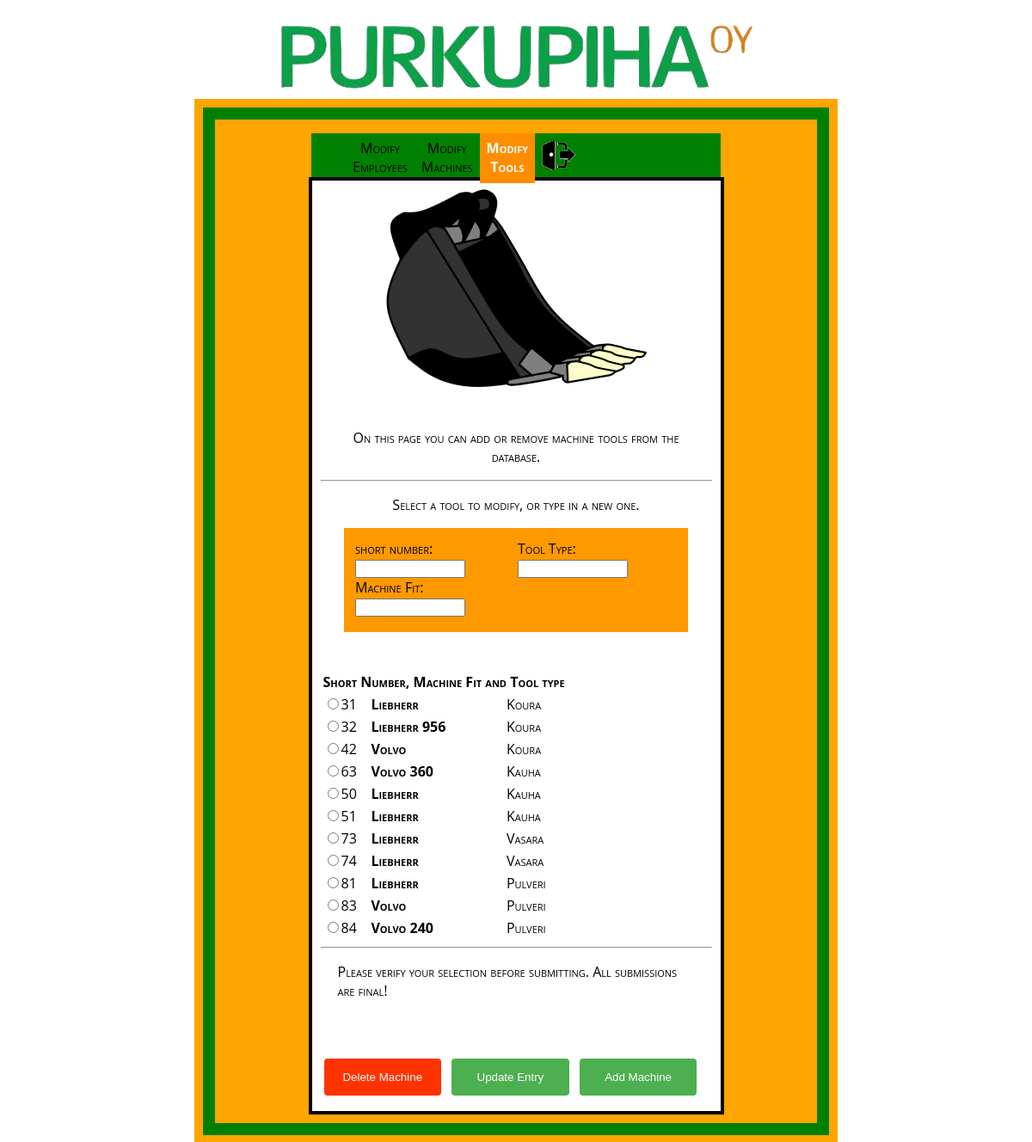
Page /combined_tools.php (signed in) on the committed database.
### tables this page shows
CREATE TABLE bigmachinetools (
	id int AUTO_INCREMENT PRIMARY KEY,
	tooltype varchar(120) NOT NULL,
	machinefit varchar(60),
	shortref int
);

### combined_tools.php (the view, shortened to what this page needs)
<!DOCTYPE html>
<html lang="en">
	<head>
		<link rel="stylesheet" type="text/css" href="newstyle.css">
	</head>
	<body>
	</body>
	<div class="logo">
<a href="index.php"><img class="purkupihaoy" src="images/ppoy.png"></a>
	</div>
<div class="mainbox">
	<div class="nav">
		<ul>
			<li><a href="combined_employee.php">Modify<br>Employees</a></li>
		  <li><a href="combined_machine.php">Modify<br>Machines</a></li>
		  <li><a class="active" href="combined_tools.php">Modify<br>Tools</a></li>
			<li><a href="logout.php"><img class="logout" src="images/logout.png" width="40"></a></li>
		</ul>
	</div>
<div class="form">
 <form action = "<?php echo htmlentities($_SERVER['PHP_SELF']); ?>" method = "post">
	  <div class="machine">
	<img src="images/bucket.png" class="machine"><br>
	  </div><br>
<p align="center">On this page you can add or remove machine tools from the database.</p>
	<hr>
<?php
require_once "connect.php";
echo '<div align="center">';
echo '<p align="center">Select a tool to modify, or type in a new one.</p>';
echo '<table border=0 style="background:#ff9900;padding:10px 10px 15px 10px"><tr>';
echo '<td valign="top">';
echo '<label>short number:</label><br>';
echo '<input type="text" value="" name="newshort" id="newshort" /><br>';
echo '<label>Machine Fit:</label><br>';
echo '<input type="text" value="" name="newmake" id="newmake" /><br>';
echo '</td>';
echo '<td valign="top">';
echo '<label>Tool Type:</label><br>';
echo '<input type="text" value="" name="message" id="message" maxlength="35"/>';
echo '</td></tr></table>';
echo '</div>';
echo '<br><br>';
				$query = "SELECT * FROM bigmachinetools";
				$result = mysqli_query($dbc, $query);
				echo '<table border=0><th colspan="2">Short Number, Machine Fit and Tool type</th>';
				while ($row = mysqli_fetch_array($result))	{
					echo '<tr><td><input type="radio" value="' .$row['id'] . '" name="serviced[]" />';
					echo $row['shortref'];
					echo '<strong>&nbsp;&nbsp;';
					echo ' &nbsp;' . $row['machinefit'];
					echo '</strong>';
					echo '</td><td>';
					echo ' ' . $row['tooltype'];
					echo '</td></tr>';
				}
echo '</table>';
echo '<hr>';
echo '<p>Please verify your selection before submitting. All submissions are final!</p><br><br>';
	?>
<input type="submit" name="submit" value="Delete Machine" style="background:#ff3300;">
<input type="submit" name="updatetable" value="Update Entry">
<input type="submit" name="addnewmachine" value="Add Machine">
</form>
</div>
</div>
</html>

### newstyle.css (style rules this page uses)
body { color: black; background-color: white; font-size: 100%; 2.5em; font-variant: small-caps; font-weight: 400; font-family: Open Sans,sans-serif; }
p { margin-left: 20px; margin-right: 20px; }
img.purkupihaoy { padding-bottom: 10px; margin-left: auto; margin-right: auto; max-width: 80%; height: auto; display: block; padding: 15px; }
img.machine { display: block; margin-left: auto; margin-right: auto; height: auto; }
div.logo { margin: auto; max-width: 700px; min-width: 468px; height: auto; }
div.mainbox { border: solid green 14px; outline: solid orange 10px; max-width: 700px; min-width: 590px; height: 80%; background-color: orange; margin: auto; }
div.nav { margin: auto; max-width: 68%; min-width: 438px; min-height: 70px; max-height: 20%; position: bottom; background-color: black; }
div.form { margin: auto; margin-top: -19px; margin-bottom: 10px; border: solid black 4px; max-width: 65%; min-width: 428px; position: top; background-color: white; padding: 10px; }
div.machine { margin: auto; max-width: 80%; height: 240px; border: 0px; background: no-repeat center; }
input { color: lightgray; }
input[type=text] { width: 65%; }
input[type=submit] { width: 30%; background-color: #4CAF50; color: white; padding: 14px 20px; margin: 8px 4px; border: none; border-radius: 4px; cursor: pointer; }
ul { list-style-type: none; overflow: hidden; background-color: green; position: bottom; }
li { float: left; }
li a { display: block; color: black; text-align: center; padding: 6px 8px 8px 8px; text-decoration: none; }
.active { background-color: #ff8d00; color: white; font-weight: bold; }

### rows in the picture
bigmachinetools: shortref "31", machinefit "Liebherr", tooltype "Koura"
bigmachinetools: shortref "32", machinefit "Liebherr 956", tooltype "Koura"
bigmachinetools: shortref "42", machinefit "Volvo", tooltype "Koura"
bigmachinetools: shortref "63", machinefit "Volvo 360", tooltype "Kauha"
bigmachinetools: shortref "50", machinefit "Liebherr", tooltype "Kauha"
bigmachinetools: shortref "51", machinefit "Liebherr", tooltype "Kauha"
bigmachinetools: shortref "73", machinefit "Liebherr", tooltype "Vasara"
bigmachinetools: shortref "74", machinefit "Liebherr", tooltype "Vasara"
bigmachinetools: shortref "81", machinefit "Liebherr", tooltype "Pulveri"
bigmachinetools: shortref "83", machinefit "Volvo", tooltype "Pulveri"
bigmachinetools: shortref "84", machinefit "Volvo 240", tooltype "Pulveri"
